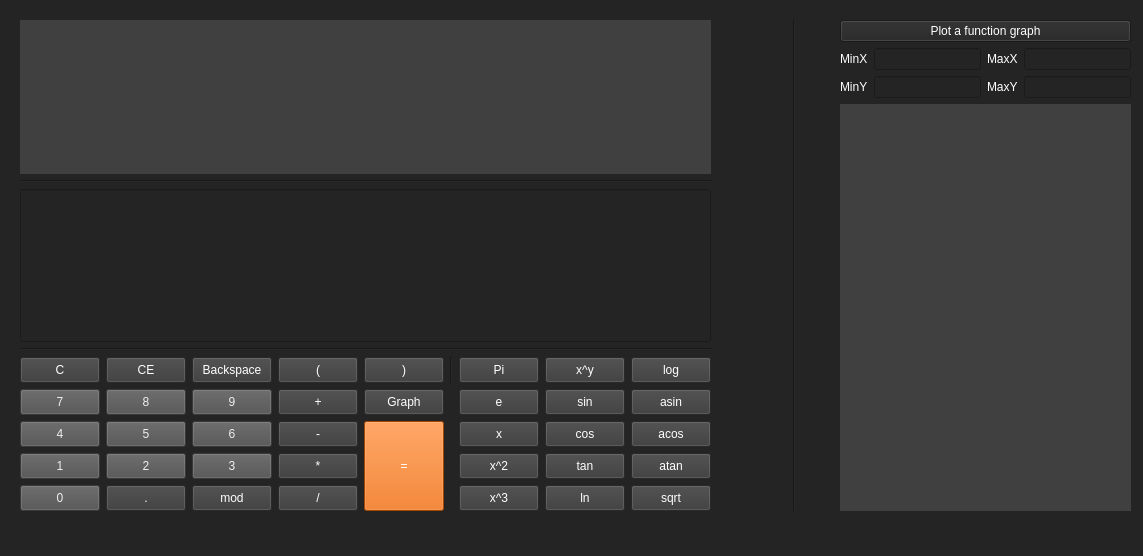
<?xml version="1.0" encoding="UTF-8"?>
<ui version="4.0">
 <class>MainWindow</class>
 <widget class="QMainWindow" name="MainWindow">
  <property name="geometry">
   <rect>
    <x>0</x>
    <y>0</y>
    <width>1143</width>
    <height>556</height>
   </rect>
  </property>
  <property name="windowTitle">
   <string>MainWindow</string>
  </property>
  <property name="styleSheet">
   <string notr="true">background-color: rgb(36, 36, 36);</string>
  </property>
  <property name="animated">
   <bool>true</bool>
  </property>
  <property name="unifiedTitleAndToolBarOnMac">
   <bool>false</bool>
  </property>
  <widget class="QWidget" name="centralwidget">
   <widget class="QWidget" name="layoutWidget">
    <property name="geometry">
     <rect>
      <x>20</x>
      <y>20</y>
      <width>1111</width>
      <height>491</height>
     </rect>
    </property>
    <layout class="QHBoxLayout" name="horizontalLayout">
     <item>
      <layout class="QGridLayout" name="gridLayout_3">
       <item row="3" column="0">
        <widget class="Line" name="line_2">
         <property name="orientation">
          <enum>Qt::Horizontal</enum>
         </property>
        </widget>
       </item>
       <item row="0" column="0">
        <widget class="QLabel" name="result">
         <property name="sizePolicy">
          <sizepolicy hsizetype="Preferred" vsizetype="Ignored">
           <horstretch>0</horstretch>
           <verstretch>0</verstretch>
          </sizepolicy>
         </property>
         <property name="font">
          <font>
           <family>DejaVu Math TeX Gyre</family>
           <pointsize>16</pointsize>
          </font>
         </property>
         <property name="styleSheet">
          <string notr="true">background-color: rgb(64, 64, 64);
color: rgb(255, 255, 255);</string>
         </property>
         <property name="text">
          <string/>
         </property>
        </widget>
       </item>
       <item row="1" column="0">
        <widget class="Line" name="line_3">
         <property name="orientation">
          <enum>Qt::Horizontal</enum>
         </property>
        </widget>
       </item>
       <item row="4" column="0">
        <layout class="QVBoxLayout" name="verticalLayout_3">
         <item>
          <layout class="QVBoxLayout" name="verticalLayout_4">
           <item>
            <layout class="QGridLayout" name="gridLayout">
             <item row="0" column="4">
              <widget class="QPushButton" name="pushButton_8">
               <property name="sizePolicy">
                <sizepolicy hsizetype="Preferred" vsizetype="Preferred">
                 <horstretch>0</horstretch>
                 <verstretch>0</verstretch>
                </sizepolicy>
               </property>
               <property name="whatsThis">
                <string>&lt;html&gt;&lt;head/&gt;&lt;body&gt;&lt;p&gt;&lt;br/&gt;&lt;/p&gt;&lt;/body&gt;&lt;/html&gt;</string>
               </property>
               <property name="layoutDirection">
                <enum>Qt::LeftToRight</enum>
               </property>
               <property name="styleSheet">
                <string notr="true">background-color: rgb(58, 58, 58);
color: rgb(255, 255, 255);</string>
               </property>
               <property name="text">
                <string>)</string>
               </property>
              </widget>
             </item>
             <item row="6" column="1">
              <widget class="QPushButton" name="pushButton_16">
               <property name="sizePolicy">
                <sizepolicy hsizetype="Preferred" vsizetype="Preferred">
                 <horstretch>0</horstretch>
                 <verstretch>0</verstretch>
                </sizepolicy>
               </property>
               <property name="layoutDirection">
                <enum>Qt::LeftToRight</enum>
               </property>
               <property name="styleSheet">
                <string notr="true">background-color:#505050;
color:#EFEFEF

</string>
               </property>
               <property name="text">
                <string>5</string>
               </property>
              </widget>
             </item>
             <item row="4" column="3">
              <widget class="QPushButton" name="pushButton_22">
               <property name="sizePolicy">
                <sizepolicy hsizetype="Preferred" vsizetype="Preferred">
                 <horstretch>0</horstretch>
                 <verstretch>0</verstretch>
                </sizepolicy>
               </property>
               <property name="layoutDirection">
                <enum>Qt::LeftToRight</enum>
               </property>
               <property name="styleSheet">
                <string notr="true">background-color: rgb(58, 58, 58);
color: rgb(255, 255, 255);</string>
               </property>
               <property name="text">
                <string>+</string>
               </property>
              </widget>
             </item>
             <item row="6" column="8">
              <widget class="QPushButton" name="pushButton_1">
               <property name="sizePolicy">
                <sizepolicy hsizetype="Minimum" vsizetype="Preferred">
                 <horstretch>0</horstretch>
                 <verstretch>0</verstretch>
                </sizepolicy>
               </property>
               <property name="styleSheet">
                <string notr="true">background-color: rgb(58, 58, 58);
color: rgb(255, 255, 255);</string>
               </property>
               <property name="text">
                <string>acos</string>
               </property>
              </widget>
             </item>
             <item row="0" column="0">
              <widget class="QPushButton" name="pushButton_c">
               <property name="sizePolicy">
                <sizepolicy hsizetype="Preferred" vsizetype="Preferred">
                 <horstretch>0</horstretch>
                 <verstretch>0</verstretch>
                </sizepolicy>
               </property>
               <property name="whatsThis">
                <string>&lt;html&gt;&lt;head/&gt;&lt;body&gt;&lt;p&gt;&lt;br/&gt;&lt;/p&gt;&lt;/body&gt;&lt;/html&gt;</string>
               </property>
               <property name="layoutDirection">
                <enum>Qt::LeftToRight</enum>
               </property>
               <property name="styleSheet">
                <string notr="true">background-color: rgb(58, 58, 58);
color: rgb(255, 255, 255);</string>
               </property>
               <property name="text">
                <string>C</string>
               </property>
              </widget>
             </item>
             <item row="7" column="6">
              <widget class="QPushButton" name="pushButton_pow_2">
               <property name="sizePolicy">
                <sizepolicy hsizetype="Preferred" vsizetype="Minimum">
                 <horstretch>0</horstretch>
                 <verstretch>0</verstretch>
                </sizepolicy>
               </property>
               <property name="layoutDirection">
                <enum>Qt::LeftToRight</enum>
               </property>
               <property name="styleSheet">
                <string notr="true">background-color: rgb(58, 58, 58);
color: rgb(255, 255, 255);</string>
               </property>
               <property name="text">
                <string>x^2</string>
               </property>
              </widget>
             </item>
             <item row="7" column="1">
              <widget class="QPushButton" name="pushButton_27">
               <property name="sizePolicy">
                <sizepolicy hsizetype="Preferred" vsizetype="Preferred">
                 <horstretch>0</horstretch>
                 <verstretch>0</verstretch>
                </sizepolicy>
               </property>
               <property name="layoutDirection">
                <enum>Qt::LeftToRight</enum>
               </property>
               <property name="styleSheet">
                <string notr="true">background-color:#505050;
color:#EFEFEF

</string>
               </property>
               <property name="text">
                <string>2</string>
               </property>
              </widget>
             </item>
             <item row="8" column="2">
              <widget class="QPushButton" name="pushButton_13">
               <property name="sizePolicy">
                <sizepolicy hsizetype="Preferred" vsizetype="Preferred">
                 <horstretch>0</horstretch>
                 <verstretch>0</verstretch>
                </sizepolicy>
               </property>
               <property name="layoutDirection">
                <enum>Qt::LeftToRight</enum>
               </property>
               <property name="styleSheet">
                <string notr="true">background-color: rgb(58, 58, 58);
color: rgb(255, 255, 255);</string>
               </property>
               <property name="text">
                <string>mod</string>
               </property>
              </widget>
             </item>
             <item row="7" column="3">
              <widget class="QPushButton" name="pushButton_18">
               <property name="sizePolicy">
                <sizepolicy hsizetype="Preferred" vsizetype="Preferred">
                 <horstretch>0</horstretch>
                 <verstretch>0</verstretch>
                </sizepolicy>
               </property>
               <property name="layoutDirection">
                <enum>Qt::LeftToRight</enum>
               </property>
               <property name="styleSheet">
                <string notr="true">background-color: rgb(58, 58, 58);
color: rgb(255, 255, 255);</string>
               </property>
               <property name="text">
                <string>*</string>
               </property>
              </widget>
             </item>
             <item row="0" column="1">
              <widget class="QPushButton" name="pushButton_ce">
               <property name="sizePolicy">
                <sizepolicy hsizetype="Preferred" vsizetype="Preferred">
                 <horstretch>0</horstretch>
                 <verstretch>0</verstretch>
                </sizepolicy>
               </property>
               <property name="whatsThis">
                <string>&lt;html&gt;&lt;head/&gt;&lt;body&gt;&lt;p&gt;&lt;br/&gt;&lt;/p&gt;&lt;/body&gt;&lt;/html&gt;</string>
               </property>
               <property name="layoutDirection">
                <enum>Qt::LeftToRight</enum>
               </property>
               <property name="styleSheet">
                <string notr="true">background-color: rgb(58, 58, 58);
color: rgb(255, 255, 255);</string>
               </property>
               <property name="text">
                <string>CE</string>
               </property>
              </widget>
             </item>
             <item row="0" column="6">
              <widget class="QPushButton" name="pushButton_pi">
               <property name="sizePolicy">
                <sizepolicy hsizetype="Preferred" vsizetype="Preferred">
                 <horstretch>0</horstretch>
                 <verstretch>0</verstretch>
                </sizepolicy>
               </property>
               <property name="layoutDirection">
                <enum>Qt::LeftToRight</enum>
               </property>
               <property name="styleSheet">
                <string notr="true">background-color: rgb(58, 58, 58);
color: rgb(255, 255, 255);</string>
               </property>
               <property name="text">
                <string>Pi</string>
               </property>
              </widget>
             </item>
             <item row="4" column="8">
              <widget class="QPushButton" name="pushButton_5">
               <property name="sizePolicy">
                <sizepolicy hsizetype="Minimum" vsizetype="Preferred">
                 <horstretch>0</horstretch>
                 <verstretch>0</verstretch>
                </sizepolicy>
               </property>
               <property name="whatsThis">
                <string>&lt;html&gt;&lt;head/&gt;&lt;body&gt;&lt;p&gt;&lt;br/&gt;&lt;/p&gt;&lt;/body&gt;&lt;/html&gt;</string>
               </property>
               <property name="styleSheet">
                <string notr="true">background-color: rgb(58, 58, 58);
color: rgb(255, 255, 255);</string>
               </property>
               <property name="text">
                <string>asin</string>
               </property>
              </widget>
             </item>
             <item row="7" column="8">
              <widget class="QPushButton" name="pushButton_6">
               <property name="sizePolicy">
                <sizepolicy hsizetype="Minimum" vsizetype="Preferred">
                 <horstretch>0</horstretch>
                 <verstretch>0</verstretch>
                </sizepolicy>
               </property>
               <property name="whatsThis">
                <string>&lt;html&gt;&lt;head/&gt;&lt;body&gt;&lt;p&gt;&lt;br/&gt;&lt;/p&gt;&lt;/body&gt;&lt;/html&gt;</string>
               </property>
               <property name="styleSheet">
                <string notr="true">background-color: rgb(58, 58, 58);
color: rgb(255, 255, 255);</string>
               </property>
               <property name="text">
                <string>atan</string>
               </property>
              </widget>
             </item>
             <item row="6" column="0">
              <widget class="QPushButton" name="pushButton_15">
               <property name="sizePolicy">
                <sizepolicy hsizetype="Preferred" vsizetype="Preferred">
                 <horstretch>0</horstretch>
                 <verstretch>0</verstretch>
                </sizepolicy>
               </property>
               <property name="layoutDirection">
                <enum>Qt::LeftToRight</enum>
               </property>
               <property name="styleSheet">
                <string notr="true">background-color:#505050;
color:#EFEFEF

</string>
               </property>
               <property name="text">
                <string>4</string>
               </property>
              </widget>
             </item>
             <item row="8" column="3">
              <widget class="QPushButton" name="pushButton_11">
               <property name="sizePolicy">
                <sizepolicy hsizetype="Minimum" vsizetype="Preferred">
                 <horstretch>0</horstretch>
                 <verstretch>0</verstretch>
                </sizepolicy>
               </property>
               <property name="styleSheet">
                <string notr="true">background-color: rgb(58, 58, 58);
color: rgb(255, 255, 255);</string>
               </property>
               <property name="text">
                <string>/</string>
               </property>
              </widget>
             </item>
             <item row="4" column="0">
              <widget class="QPushButton" name="pushButton_7">
               <property name="sizePolicy">
                <sizepolicy hsizetype="Preferred" vsizetype="Preferred">
                 <horstretch>0</horstretch>
                 <verstretch>0</verstretch>
                </sizepolicy>
               </property>
               <property name="layoutDirection">
                <enum>Qt::LeftToRight</enum>
               </property>
               <property name="styleSheet">
                <string notr="true">background-color:#505050;
color:#EFEFEF

</string>
               </property>
               <property name="text">
                <string>7</string>
               </property>
              </widget>
             </item>
             <item row="4" column="6">
              <widget class="QPushButton" name="pushButton_e">
               <property name="sizePolicy">
                <sizepolicy hsizetype="Minimum" vsizetype="Preferred">
                 <horstretch>0</horstretch>
                 <verstretch>0</verstretch>
                </sizepolicy>
               </property>
               <property name="styleSheet">
                <string notr="true">background-color: rgb(58, 58, 58);
color: rgb(255, 255, 255);</string>
               </property>
               <property name="text">
                <string>e</string>
               </property>
              </widget>
             </item>
             <item row="8" column="6">
              <widget class="QPushButton" name="pushButton_pow_3">
               <property name="sizePolicy">
                <sizepolicy hsizetype="Preferred" vsizetype="Preferred">
                 <horstretch>0</horstretch>
                 <verstretch>0</verstretch>
                </sizepolicy>
               </property>
               <property name="layoutDirection">
                <enum>Qt::LeftToRight</enum>
               </property>
               <property name="styleSheet">
                <string notr="true">background-color: rgb(58, 58, 58);
color: rgb(255, 255, 255);</string>
               </property>
               <property name="text">
                <string>x^3</string>
               </property>
              </widget>
             </item>
             <item row="7" column="2">
              <widget class="QPushButton" name="pushButton_26">
               <property name="sizePolicy">
                <sizepolicy hsizetype="Preferred" vsizetype="Preferred">
                 <horstretch>0</horstretch>
                 <verstretch>0</verstretch>
                </sizepolicy>
               </property>
               <property name="layoutDirection">
                <enum>Qt::LeftToRight</enum>
               </property>
               <property name="styleSheet">
                <string notr="true">background-color:#505050;
color:#EFEFEF

</string>
               </property>
               <property name="text">
                <string>3</string>
               </property>
              </widget>
             </item>
             <item row="4" column="7">
              <widget class="QPushButton" name="pushButton_3">
               <property name="sizePolicy">
                <sizepolicy hsizetype="Preferred" vsizetype="Preferred">
                 <horstretch>0</horstretch>
                 <verstretch>0</verstretch>
                </sizepolicy>
               </property>
               <property name="styleSheet">
                <string notr="true">background-color: rgb(58, 58, 58);
color: rgb(255, 255, 255);</string>
               </property>
               <property name="text">
                <string>sin</string>
               </property>
              </widget>
             </item>
             <item row="8" column="8">
              <widget class="QPushButton" name="pushButton_14">
               <property name="sizePolicy">
                <sizepolicy hsizetype="Preferred" vsizetype="Preferred">
                 <horstretch>0</horstretch>
                 <verstretch>0</verstretch>
                </sizepolicy>
               </property>
               <property name="layoutDirection">
                <enum>Qt::LeftToRight</enum>
               </property>
               <property name="styleSheet">
                <string notr="true">background-color: rgb(58, 58, 58);
color: rgb(255, 255, 255);</string>
               </property>
               <property name="text">
                <string>sqrt</string>
               </property>
              </widget>
             </item>
             <item row="4" column="1">
              <widget class="QPushButton" name="pushButton_10">
               <property name="sizePolicy">
                <sizepolicy hsizetype="Preferred" vsizetype="Preferred">
                 <horstretch>0</horstretch>
                 <verstretch>0</verstretch>
                </sizepolicy>
               </property>
               <property name="layoutDirection">
                <enum>Qt::LeftToRight</enum>
               </property>
               <property name="styleSheet">
                <string notr="true">background-color:#505050;
color:#EFEFEF

</string>
               </property>
               <property name="text">
                <string>8</string>
               </property>
              </widget>
             </item>
             <item row="0" column="7">
              <widget class="QPushButton" name="pushButton_pow">
               <property name="sizePolicy">
                <sizepolicy hsizetype="Preferred" vsizetype="Minimum">
                 <horstretch>0</horstretch>
                 <verstretch>0</verstretch>
                </sizepolicy>
               </property>
               <property name="layoutDirection">
                <enum>Qt::LeftToRight</enum>
               </property>
               <property name="styleSheet">
                <string notr="true">background-color: rgb(58, 58, 58);
color: rgb(255, 255, 255);</string>
               </property>
               <property name="text">
                <string>x^y</string>
               </property>
              </widget>
             </item>
             <item row="4" column="2">
              <widget class="QPushButton" name="pushButton_19">
               <property name="sizePolicy">
                <sizepolicy hsizetype="Preferred" vsizetype="Preferred">
                 <horstretch>0</horstretch>
                 <verstretch>0</verstretch>
                </sizepolicy>
               </property>
               <property name="layoutDirection">
                <enum>Qt::LeftToRight</enum>
               </property>
               <property name="styleSheet">
                <string notr="true">background-color:#505050;
color:#EFEFEF

</string>
               </property>
               <property name="text">
                <string>9</string>
               </property>
              </widget>
             </item>
             <item row="6" column="6">
              <widget class="QPushButton" name="pushButton_2">
               <property name="sizePolicy">
                <sizepolicy hsizetype="Preferred" vsizetype="Preferred">
                 <horstretch>0</horstretch>
                 <verstretch>0</verstretch>
                </sizepolicy>
               </property>
               <property name="styleSheet">
                <string notr="true">background-color: rgb(58, 58, 58);
color: rgb(255, 255, 255);</string>
               </property>
               <property name="text">
                <string>x</string>
               </property>
              </widget>
             </item>
             <item row="6" column="3">
              <widget class="QPushButton" name="pushButton_17">
               <property name="sizePolicy">
                <sizepolicy hsizetype="Preferred" vsizetype="Preferred">
                 <horstretch>0</horstretch>
                 <verstretch>0</verstretch>
                </sizepolicy>
               </property>
               <property name="layoutDirection">
                <enum>Qt::LeftToRight</enum>
               </property>
               <property name="styleSheet">
                <string notr="true">background-color: rgb(58, 58, 58);
color: rgb(255, 255, 255);</string>
               </property>
               <property name="text">
                <string>-</string>
               </property>
              </widget>
             </item>
             <item row="7" column="0">
              <widget class="QPushButton" name="pushButton_20">
               <property name="sizePolicy">
                <sizepolicy hsizetype="Preferred" vsizetype="Preferred">
                 <horstretch>0</horstretch>
                 <verstretch>0</verstretch>
                </sizepolicy>
               </property>
               <property name="layoutDirection">
                <enum>Qt::LeftToRight</enum>
               </property>
               <property name="styleSheet">
                <string notr="true">background-color:#505050;
color:#EFEFEF

</string>
               </property>
               <property name="text">
                <string>1</string>
               </property>
              </widget>
             </item>
             <item row="8" column="1">
              <widget class="QPushButton" name="pushButton_12">
               <property name="sizePolicy">
                <sizepolicy hsizetype="Minimum" vsizetype="Preferred">
                 <horstretch>0</horstretch>
                 <verstretch>0</verstretch>
                </sizepolicy>
               </property>
               <property name="styleSheet">
                <string notr="true">background-color: rgb(58, 58, 58);
color: rgb(255, 255, 255);</string>
               </property>
               <property name="text">
                <string>.</string>
               </property>
              </widget>
             </item>
             <item row="8" column="0">
              <widget class="QPushButton" name="pushButton_28">
               <property name="sizePolicy">
                <sizepolicy hsizetype="Preferred" vsizetype="Preferred">
                 <horstretch>0</horstretch>
                 <verstretch>0</verstretch>
                </sizepolicy>
               </property>
               <property name="layoutDirection">
                <enum>Qt::LeftToRight</enum>
               </property>
               <property name="styleSheet">
                <string notr="true">background-color:#505050;
color:#EFEFEF

</string>
               </property>
               <property name="text">
                <string>0</string>
               </property>
              </widget>
             </item>
             <item row="0" column="5">
              <widget class="Line" name="line">
               <property name="orientation">
                <enum>Qt::Vertical</enum>
               </property>
              </widget>
             </item>
             <item row="0" column="2">
              <widget class="QPushButton" name="pushButton_back">
               <property name="sizePolicy">
                <sizepolicy hsizetype="Minimum" vsizetype="Preferred">
                 <horstretch>0</horstretch>
                 <verstretch>0</verstretch>
                </sizepolicy>
               </property>
               <property name="styleSheet">
                <string notr="true">background-color: rgb(58, 58, 58);
color: rgb(255, 255, 255);</string>
               </property>
               <property name="text">
                <string>Backspace</string>
               </property>
              </widget>
             </item>
             <item row="0" column="3">
              <widget class="QPushButton" name="pushButton_21">
               <property name="sizePolicy">
                <sizepolicy hsizetype="Preferred" vsizetype="Preferred">
                 <horstretch>0</horstretch>
                 <verstretch>0</verstretch>
                </sizepolicy>
               </property>
               <property name="layoutDirection">
                <enum>Qt::LeftToRight</enum>
               </property>
               <property name="styleSheet">
                <string notr="true">background-color: rgb(58, 58, 58);
color: rgb(255, 255, 255);</string>
               </property>
               <property name="text">
                <string>(</string>
               </property>
              </widget>
             </item>
             <item row="6" column="2">
              <widget class="QPushButton" name="pushButton_4">
               <property name="sizePolicy">
                <sizepolicy hsizetype="Preferred" vsizetype="Preferred">
                 <horstretch>0</horstretch>
                 <verstretch>0</verstretch>
                </sizepolicy>
               </property>
               <property name="layoutDirection">
                <enum>Qt::LeftToRight</enum>
               </property>
               <property name="styleSheet">
                <string notr="true">background-color:#505050;
color:#EFEFEF

</string>
               </property>
               <property name="text">
                <string>6</string>
               </property>
              </widget>
             </item>
             <item row="6" column="4" rowspan="3">
              <widget class="QPushButton" name="pushButton_eq">
               <property name="sizePolicy">
                <sizepolicy hsizetype="Preferred" vsizetype="Preferred">
                 <horstretch>0</horstretch>
                 <verstretch>0</verstretch>
                </sizepolicy>
               </property>
               <property name="layoutDirection">
                <enum>Qt::LeftToRight</enum>
               </property>
               <property name="styleSheet">
                <string notr="true">background-color:#E66100;
color:#FFFFFF</string>
               </property>
               <property name="text">
                <string>=</string>
               </property>
              </widget>
             </item>
             <item row="4" column="4">
              <widget class="QPushButton" name="pushButton_graphic">
               <property name="sizePolicy">
                <sizepolicy hsizetype="Minimum" vsizetype="Preferred">
                 <horstretch>0</horstretch>
                 <verstretch>0</verstretch>
                </sizepolicy>
               </property>
               <property name="styleSheet">
                <string notr="true">background-color: rgb(58, 58, 58);
color: rgb(255, 255, 255);</string>
               </property>
               <property name="text">
                <string>Graph</string>
               </property>
              </widget>
             </item>
             <item row="0" column="8">
              <widget class="QPushButton" name="pushButton_25">
               <property name="sizePolicy">
                <sizepolicy hsizetype="Minimum" vsizetype="Preferred">
                 <horstretch>0</horstretch>
                 <verstretch>0</verstretch>
                </sizepolicy>
               </property>
               <property name="styleSheet">
                <string notr="true">background-color: rgb(58, 58, 58);
color: rgb(255, 255, 255);</string>
               </property>
               <property name="text">
                <string>log</string>
               </property>
              </widget>
             </item>
             <item row="8" column="7">
              <widget class="QPushButton" name="pushButton_24">
               <property name="sizePolicy">
                <sizepolicy hsizetype="Minimum" vsizetype="Preferred">
                 <horstretch>0</horstretch>
                 <verstretch>0</verstretch>
                </sizepolicy>
               </property>
               <property name="styleSheet">
                <string notr="true">background-color: rgb(58, 58, 58);
color: rgb(255, 255, 255);</string>
               </property>
               <property name="text">
                <string>ln</string>
               </property>
              </widget>
             </item>
             <item row="7" column="7">
              <widget class="QPushButton" name="pushButton_23">
               <property name="sizePolicy">
                <sizepolicy hsizetype="Minimum" vsizetype="Preferred">
                 <horstretch>0</horstretch>
                 <verstretch>0</verstretch>
                </sizepolicy>
               </property>
               <property name="styleSheet">
                <string notr="true">background-color: rgb(58, 58, 58);
color: rgb(255, 255, 255);</string>
               </property>
               <property name="text">
                <string>tan</string>
               </property>
              </widget>
             </item>
             <item row="6" column="7">
              <widget class="QPushButton" name="pushButton_9">
               <property name="sizePolicy">
                <sizepolicy hsizetype="Minimum" vsizetype="Preferred">
                 <horstretch>0</horstretch>
                 <verstretch>0</verstretch>
                </sizepolicy>
               </property>
               <property name="styleSheet">
                <string notr="true">background-color: rgb(58, 58, 58);
color: rgb(255, 255, 255);</string>
               </property>
               <property name="text">
                <string>cos</string>
               </property>
              </widget>
             </item>
            </layout>
           </item>
          </layout>
         </item>
        </layout>
       </item>
       <item row="2" column="0">
        <widget class="QLineEdit" name="lineEdit">
         <property name="sizePolicy">
          <sizepolicy hsizetype="Expanding" vsizetype="Minimum">
           <horstretch>0</horstretch>
           <verstretch>0</verstretch>
          </sizepolicy>
         </property>
         <property name="font">
          <font>
           <family>DejaVu Math TeX Gyre</family>
           <pointsize>16</pointsize>
          </font>
         </property>
         <property name="styleSheet">
          <string notr="true">color: rgb(255, 255, 255);</string>
         </property>
         <property name="maxLength">
          <number>255</number>
         </property>
         <property name="alignment">
          <set>Qt::AlignLeading|Qt::AlignLeft|Qt::AlignTop</set>
         </property>
        </widget>
       </item>
      </layout>
     </item>
     <item>
      <spacer name="horizontalSpacer_2">
       <property name="orientation">
        <enum>Qt::Horizontal</enum>
       </property>
       <property name="sizeHint" stdset="0">
        <size>
         <width>40</width>
         <height>20</height>
        </size>
       </property>
      </spacer>
     </item>
     <item>
      <spacer name="horizontalSpacer">
       <property name="orientation">
        <enum>Qt::Horizontal</enum>
       </property>
       <property name="sizeHint" stdset="0">
        <size>
         <width>40</width>
         <height>20</height>
        </size>
       </property>
      </spacer>
     </item>
     <item>
      <widget class="Line" name="line_4">
       <property name="orientation">
        <enum>Qt::Vertical</enum>
       </property>
      </widget>
     </item>
     <item>
      <spacer name="horizontalSpacer_3">
       <property name="orientation">
        <enum>Qt::Horizontal</enum>
       </property>
       <property name="sizeHint" stdset="0">
        <size>
         <width>40</width>
         <height>20</height>
        </size>
       </property>
      </spacer>
     </item>
     <item>
      <layout class="QGridLayout" name="gridLayout_2">
       <item row="2" column="1">
        <widget class="QLineEdit" name="y_min_line">
         <property name="sizePolicy">
          <sizepolicy hsizetype="Preferred" vsizetype="Fixed">
           <horstretch>0</horstretch>
           <verstretch>0</verstretch>
          </sizepolicy>
         </property>
         <property name="styleSheet">
          <string notr="true">color: rgb(255, 255, 255);</string>
         </property>
         <property name="maxLength">
          <number>255</number>
         </property>
        </widget>
       </item>
       <item row="4" column="0" colspan="4">
        <widget class="QCustomPlot" name="customPlot" native="true">
         <property name="styleSheet">
          <string notr="true">color: rgb(255, 255, 255);
background-color: rgb(64, 64, 64);
</string>
         </property>
        </widget>
       </item>
       <item row="2" column="3">
        <widget class="QLineEdit" name="y_max_line">
         <property name="sizePolicy">
          <sizepolicy hsizetype="Preferred" vsizetype="Fixed">
           <horstretch>0</horstretch>
           <verstretch>0</verstretch>
          </sizepolicy>
         </property>
         <property name="styleSheet">
          <string notr="true">color: rgb(255, 255, 255);</string>
         </property>
         <property name="maxLength">
          <number>255</number>
         </property>
        </widget>
       </item>
       <item row="2" column="2">
        <widget class="QLabel" name="maxY_label">
         <property name="sizePolicy">
          <sizepolicy hsizetype="Preferred" vsizetype="Maximum">
           <horstretch>0</horstretch>
           <verstretch>0</verstretch>
          </sizepolicy>
         </property>
         <property name="styleSheet">
          <string notr="true">color: rgb(255, 255, 255);</string>
         </property>
         <property name="text">
          <string>MaxY</string>
         </property>
        </widget>
       </item>
       <item row="0" column="0" colspan="4">
        <widget class="QPushButton" name="BuildGraphicButton">
         <property name="styleSheet">
          <string notr="true">color: rgb(255, 255, 255);</string>
         </property>
         <property name="text">
          <string>Plot a function graph</string>
         </property>
        </widget>
       </item>
       <item row="1" column="0">
        <widget class="QLabel" name="minX_label">
         <property name="sizePolicy">
          <sizepolicy hsizetype="Ignored" vsizetype="Maximum">
           <horstretch>0</horstretch>
           <verstretch>0</verstretch>
          </sizepolicy>
         </property>
         <property name="styleSheet">
          <string notr="true">color: rgb(255, 255, 255);</string>
         </property>
         <property name="text">
          <string>MinX</string>
         </property>
        </widget>
       </item>
       <item row="1" column="1">
        <widget class="QLineEdit" name="x_min_line">
         <property name="sizePolicy">
          <sizepolicy hsizetype="Preferred" vsizetype="Maximum">
           <horstretch>0</horstretch>
           <verstretch>0</verstretch>
          </sizepolicy>
         </property>
         <property name="styleSheet">
          <string notr="true">color: rgb(255, 255, 255);</string>
         </property>
         <property name="maxLength">
          <number>255</number>
         </property>
        </widget>
       </item>
       <item row="1" column="2">
        <widget class="QLabel" name="maxX_label">
         <property name="sizePolicy">
          <sizepolicy hsizetype="Preferred" vsizetype="Maximum">
           <horstretch>0</horstretch>
           <verstretch>0</verstretch>
          </sizepolicy>
         </property>
         <property name="styleSheet">
          <string notr="true">color: rgb(255, 255, 255);</string>
         </property>
         <property name="text">
          <string>MaxX</string>
         </property>
        </widget>
       </item>
       <item row="1" column="3">
        <widget class="QLineEdit" name="x_max_line">
         <property name="sizePolicy">
          <sizepolicy hsizetype="Preferred" vsizetype="Maximum">
           <horstretch>0</horstretch>
           <verstretch>0</verstretch>
          </sizepolicy>
         </property>
         <property name="styleSheet">
          <string notr="true">color: rgb(255, 255, 255);</string>
         </property>
         <property name="maxLength">
          <number>255</number>
         </property>
        </widget>
       </item>
       <item row="2" column="0">
        <widget class="QLabel" name="minY_label">
         <property name="sizePolicy">
          <sizepolicy hsizetype="Preferred" vsizetype="Maximum">
           <horstretch>0</horstretch>
           <verstretch>0</verstretch>
          </sizepolicy>
         </property>
         <property name="styleSheet">
          <string notr="true">color: rgb(255, 255, 255);</string>
         </property>
         <property name="text">
          <string>MinY</string>
         </property>
        </widget>
       </item>
      </layout>
     </item>
    </layout>
   </widget>
  </widget>
  <widget class="QMenuBar" name="menubar">
   <property name="geometry">
    <rect>
     <x>0</x>
     <y>0</y>
     <width>1143</width>
     <height>24</height>
    </rect>
   </property>
  </widget>
  <widget class="QStatusBar" name="statusbar"/>
 </widget>
 <customwidgets>
  <customwidget>
   <class>QCustomPlot</class>
   <extends>QWidget</extends>
   <header>qcustomplot.h</header>
   <container>1</container>
  </customwidget>
 </customwidgets>
 <resources/>
 <connections/>
</ui>
